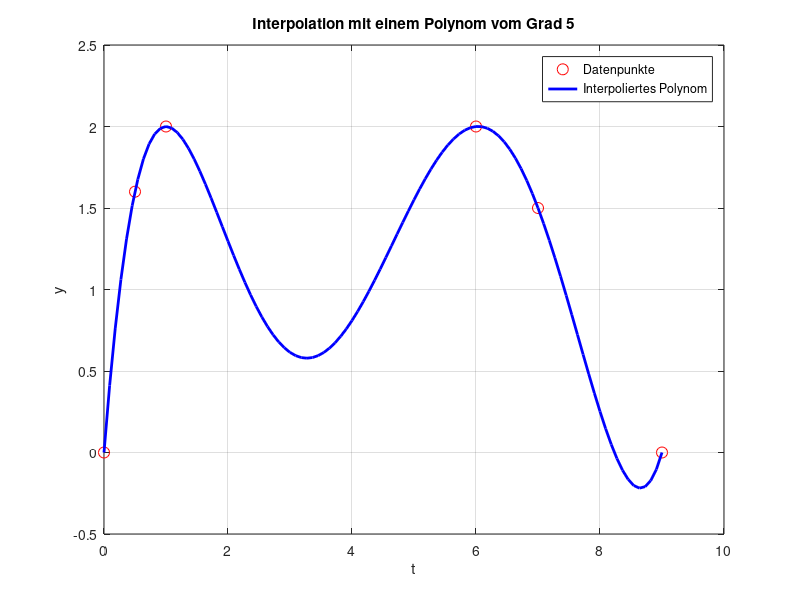

Reproduce this figure in MATLAB.
% Aufgabe 48: Interpolieren mit einem Polynom vom Grad 5

% Datenpunkte
t = [0 0.5 1.0 6.0 7.0 9.0];
y = [0 1.6 2.0 2.0 1.5 0.0];

% Grad 5 Polynomial Interpolation
p = polyfit(t, y, 5);

% Werte zum Plotten
t_fine = linspace(0, 9, 100);
y_fit = polyval(p, t_fine);

% Plot
figure;
plot(t, y, 'ro', 'MarkerSize', 8); % Gegebene Datenpunkte
hold on;
plot(t_fine, y_fit, 'b-', 'LineWidth', 2); % Interpoliertes Polynom
xlabel('t');
ylabel('y');
title('Interpolation mit einem Polynom vom Grad 5');
legend('Datenpunkte', 'Interpoliertes Polynom');
grid on;
hold off;

% Speichern als PNG
print('48.png', '-dpng');
